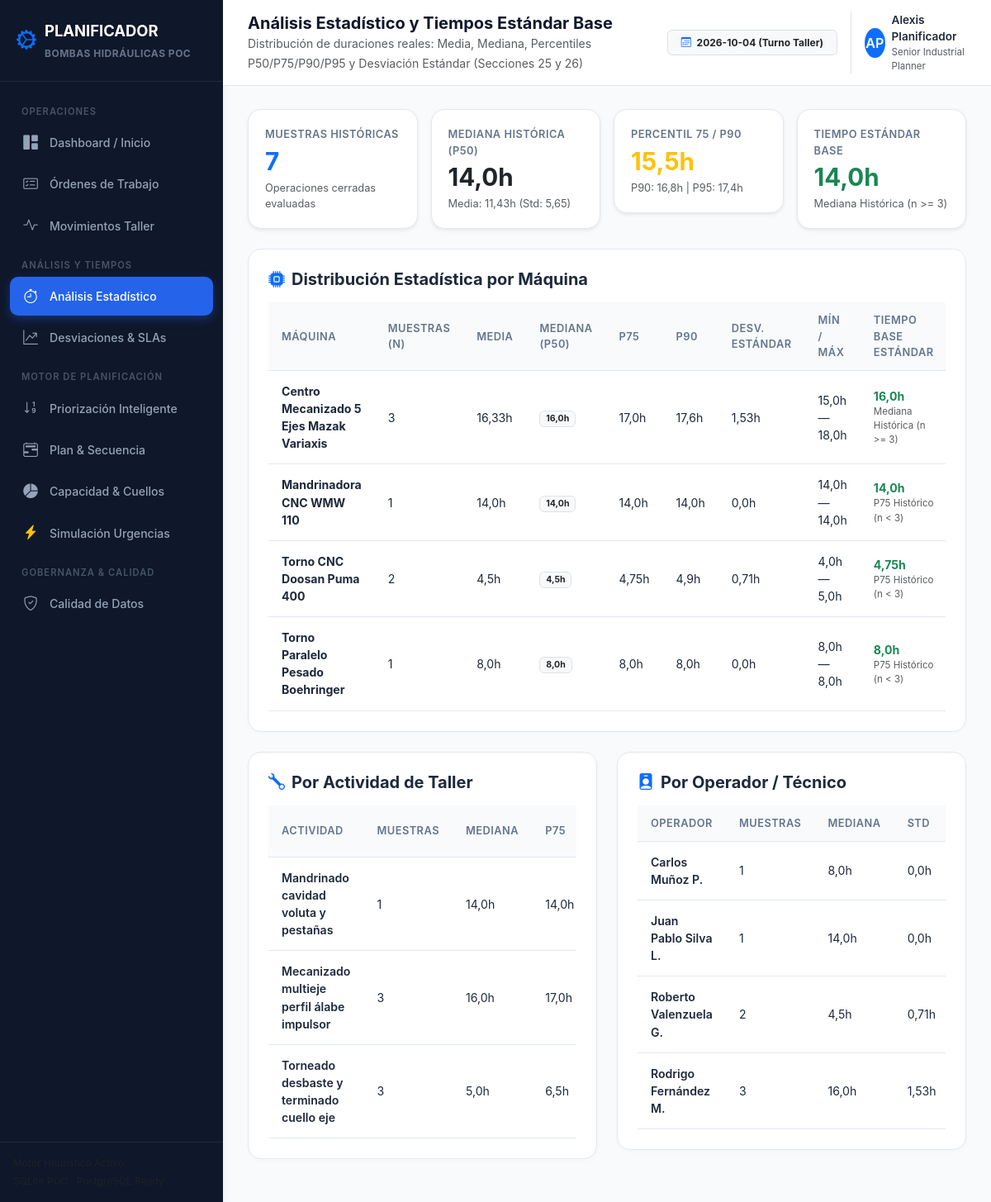
The app's page /analytics/tiempos/ with its own data.
### planning/models.py (models this page shows, shortened)
class MCTMaquina(models.Model):
    idmaquina = models.BigIntegerField(primary_key=True, db_column='idmaquina')
    idsubseccion = models.BigIntegerField(null=True, blank=True, db_column='idsubseccion')
    nombremaquina = models.CharField(max_length=100, db_column='nombremaquina')
    codigomaquina = models.CharField(max_length=20, null=True, blank=True, db_column='codigomaquina')
    estado = models.IntegerField(default=1, db_column='estado')
    class Meta:
        managed = False
        db_table = 'mct_maquina'
        verbose_name = 'Máquina'
        verbose_name_plural = 'Máquinas'

class MCTActividad(models.Model):
    idactividad = models.BigIntegerField(primary_key=True, db_column='idactividad')
    nombreactividad = models.CharField(max_length=150, db_column='nombreactividad')
    estado = models.BigIntegerField(default=1, db_column='estado')
    class Meta:
        managed = False
        db_table = 'mct_actividad'
        verbose_name = 'Actividad'
        verbose_name_plural = 'Actividades'

class MCTOperador(models.Model):
    idoperador = models.BigIntegerField(primary_key=True, db_column='idoperador')
    nombreoperador = models.CharField(max_length=150, db_column='nombreoperador')
    rut = models.CharField(max_length=20, null=True, blank=True, db_column='rut')
    idmaquina = models.ForeignKey(MCTMaquina, on_delete=models.DO_NOTHING, db_column='idmaquina', null=True, blank=True, db_constraint=False)
    idseccionprincipal = models.ForeignKey(MCTSeccion, on_delete=models.DO_NOTHING, db_column='idseccionprincipal', null=True, blank=True, db_constraint=False)
    idperfil = models.BigIntegerField(null=True, blank=True, db_column='idperfil')
    estado = models.BigIntegerField(default=1, db_column='estado')
    class Meta:
        managed = False
        db_table = 'mct_operador'
        verbose_name = 'Operador'
        verbose_name_plural = 'Operadores'

### analytics/views.py (the view)
# urls.py: path('tiempos/', views.analytics_tiempos_view, name='analytics_tiempos'),
def analytics_tiempos_view(request):
    stats = get_global_statistics()
    context = {
        'stats': stats
    }
    return render(request, 'analytics/tiempos.html', context)

### analytics/services/duration_service.py (called while the page is built)
def get_current_time():
    now = timezone.now()
    if hasattr(now, 'tzinfo') and now.tzinfo is not None:
        return now.replace(tzinfo=None)
    return now

### templates/analytics/tiempos.html (shortened to what this page needs)
{% extends 'base.html' %}
{% block page_heading %}Análisis Estadístico y Tiempos Estándar Base{% endblock %}
{% block page_subheading %}Distribución de duraciones reales: Media, Mediana, Percentiles P50/P75/P90/P95 y Desviación Estándar (Secciones 25 y 26){% endblock %}
{% block content %}
<div class="row g-3 mb-4">
    <div class="col-md-3">
        <div class="kpi-card shadow-sm">
            <div class="kpi-title">Muestras Históricas</div>
            <div class="kpi-value text-primary">{{ stats.global.count }}</div>
            <div class="kpi-subtext text-muted">Operaciones cerradas evaluadas</div>
        </div>
    </div>
    <div class="col-md-3">
        <div class="kpi-card shadow-sm">
            <div class="kpi-title">Mediana Histórica (P50)</div>
            <div class="kpi-value text-dark">{{ stats.global.median }}h</div>
            <div class="kpi-subtext text-muted">Media: {{ stats.global.mean }}h (Std: {{ stats.global.std }})</div>
        </div>
    </div>
    <div class="col-md-3">
        <div class="kpi-card shadow-sm">
            <div class="kpi-title">Percentil 75 / P90</div>
            <div class="kpi-value text-warning">{{ stats.global.p75 }}h</div>
            <div class="kpi-subtext text-muted">P90: {{ stats.global.p90 }}h | P95: {{ stats.global.p95 }}h</div>
        </div>
    </div>
    <div class="col-md-3">
        <div class="kpi-card shadow-sm">
            <div class="kpi-title">Tiempo Estándar Base</div>
            <div class="kpi-value text-success">{{ stats.global.tiempo_estimado_base }}h</div>
            <div class="kpi-subtext text-muted">{{ stats.global.criterio_estimacion }}</div>
        </div>
    </div>
</div>
<div class="modern-card">
    <h5 class="fw-bold mb-3"><i class="bi bi-cpu-fill text-primary me-2"></i>Distribución Estadística por Máquina</h5>
    <div class="table-responsive">
        <table class="table-modern">
            <thead>
                <tr>
                    <th>Máquina</th>
                    <th>Muestras (n)</th>
                    <th>Media</th>
                    <th>Mediana (P50)</th>
                    <th>P75</th>
                    <th>P90</th>
                    <th>Desv. Estándar</th>
                    <th>Mín / Máx</th>
                    <th>Tiempo Base Estándar</th>
                </tr>
            </thead>
            <tbody>
                {% for m in stats.por_maquina %}
                <tr>
                    <td class="fw-bold">{{ m.nombre }}</td>
                    <td>{{ m.stats.count }}</td>
                    <td>{{ m.stats.mean }}h</td>
                    <td><span class="badge bg-light text-dark border">{{ m.stats.median }}h</span></td>
                    <td>{{ m.stats.p75 }}h</td>
                    <td>{{ m.stats.p90 }}h</td>
                    <td>{{ m.stats.std }}h</td>
                    <td class="small">{{ m.stats.min }}h — {{ m.stats.max }}h</td>
                    <td>
                        <strong class="text-success">{{ m.stats.tiempo_estimado_base }}h</strong>
                        <div class="text-muted" style="font-size: 0.72rem;">{{ m.stats.criterio_estimacion }}</div>
                    </td>
                </tr>
                {% empty %}
                <tr>
                    <td colspan="9" class="text-center text-muted py-3">No hay registros suficientes por máquina.</td>
                </tr>
                {% endfor %}
            </tbody>
        </table>
    </div>
</div>
<div class="row g-4">
    <div class="col-lg-6">
        <div class="modern-card">
            <h5 class="fw-bold mb-3"><i class="bi bi-wrench me-2 text-primary"></i>Por Actividad de Taller</h5>
            <div class="table-responsive">
                <table class="table-modern">
                    <thead>
                        <tr>
                            <th>Actividad</th>
                            <th>Muestras</th>
                            <th>Mediana</th>
                            <th>P75</th>
                        </tr>
                    </thead>
                    <tbody>
                        {% for a in stats.por_actividad %}
                        <tr>
                            <td class="fw-semibold small">{{ a.nombre }}</td>
                            <td>{{ a.stats.count }}</td>
                            <td>{{ a.stats.median }}h</td>
                            <td>{{ a.stats.p75 }}h</td>
                        </tr>
                        {% endfor %}
                    </tbody>
                </table>
            </div>
        </div>
    </div>
    <div class="col-lg-6">
        <div class="modern-card">
            <h5 class="fw-bold mb-3"><i class="bi bi-person-badge-fill me-2 text-primary"></i>Por Operador / Técnico</h5>
            <div class="table-responsive">
                <table class="table-modern">
                    <thead>
                        <tr>
                            <th>Operador</th>
                            <th>Muestras</th>
                            <th>Mediana</th>
                            <th>Std</th>
                        </tr>
                    </thead>
                    <tbody>
                        {% for op in stats.por_operador %}
                        <tr>
                            <td class="fw-semibold small">{{ op.nombre }}</td>
                            <td>{{ op.stats.count }}</td>
                            <td>{{ op.stats.median }}h</td>
                            <td>{{ op.stats.std }}h</td>
                        </tr>
                        {% endfor %}
                    </tbody>
                </table>
            </div>
        </div>
    </div>
</div>
{% endblock %}

### static/css/dashboard.css (style rules this page uses)
:root { --primary-color: #2563eb; --primary-hover: #1d4ed8; --sidebar-bg: #0f172a; --sidebar-text: #94a3b8; --sidebar-active: #1e293b; --bg-body: #f8fafc; --card-bg: #ffffff; --border-color: #e2e8f0; --text-primary: #1e293b; --text-muted: #64748b; --success-color: #10b981; --warning-color: #f59e0b; --danger-color: #ef4444; }
body { background-color: var(--bg-body); font-family: -apple-system, BlinkMacSystemFont, "Segoe UI", Roboto, "Helvetica Neue", Arial, sans-serif; color: var(--text-primary); margin: 0; padding: 0; }
.modern-card { background: #ffffff; border-radius: 16px; border: 1px solid var(--border-color); box-shadow: 0 2px 6px rgba(0,0,0,0.02); padding: 24px; margin-bottom: 24px; transition: transform 0.2s, box-shadow 0.2s; }
.kpi-card { border-radius: 16px; padding: 20px; background: #ffffff; border: 1px solid var(--border-color); position: relative; overflow: hidden; }
.kpi-title { font-size: 0.8rem; font-weight: 600; color: var(--text-muted); text-transform: uppercase; letter-spacing: 0.5px; margin-bottom: 8px; }
.kpi-value { font-size: 1.85rem; font-weight: 700; color: #0f172a; line-height: 1; }
.kpi-subtext { font-size: 0.8rem; margin-top: 8px; }
.table-modern { width: 100%; border-collapse: separate; border-spacing: 0; }
.table-modern th { background-color: #f8fafc; color: #64748b; font-weight: 600; font-size: 0.8rem; text-transform: uppercase; letter-spacing: 0.5px; padding: 12px 16px; border-bottom: 1px solid var(--border-color); }
.table-modern td { padding: 14px 16px; font-size: 0.88rem; border-bottom: 1px solid var(--border-color); vertical-align: middle; }

### records on screen
MCTMaquina: nombre "Centro Mecanizado 5 Ejes Mazak Variaxis"
MCTMaquina: nombre "Mandrinadora CNC WMW 110"
MCTMaquina: nombre "Torno CNC Doosan Puma 400"
MCTMaquina: nombre "Torno Paralelo Pesado Boehringer"
MCTActividad: nombre "Mandrinado cavidad voluta y pestañas"
MCTActividad: nombre "Mecanizado multieje perfil álabe impulsor"
MCTActividad: nombre "Torneado desbaste y terminado cuello eje"
MCTOperador: nombre "Carlos Muñoz P."
MCTOperador: nombre "Juan Pablo Silva L."
MCTOperador: nombre "Roberto Valenzuela G."
MCTOperador: nombre "Rodrigo Fernández M."

### other values on screen
{{ stats.global.count }} "7"
{{ stats.global.median }} "14,0"
{{ stats.global.mean }} "11,43"
{{ stats.global.std }} "5,65"
{{ stats.global.p75 }} "15,5"
{{ stats.global.p90 }} "16,8"
{{ stats.global.p95 }} "17,4"
{{ stats.global.tiempo_estimado_base }} "14,0"
{{ stats.global.criterio_estimacion }} "Mediana Histórica (n >= 3)"
{{ m.stats.count }} "3" "1" "2" "1"
{{ m.stats.mean }} "16,33" "14,0" "4,5" "8,0"
{{ m.stats.median }} "16,0" "14,0" "4,5" "8,0"
{{ m.stats.p75 }} "17,0" "14,0" "4,75" "8,0"
{{ m.stats.p90 }} "17,6" "14,0" "4,9" "8,0"
{{ m.stats.std }} "1,53" "0,0" "0,71" "0,0"
